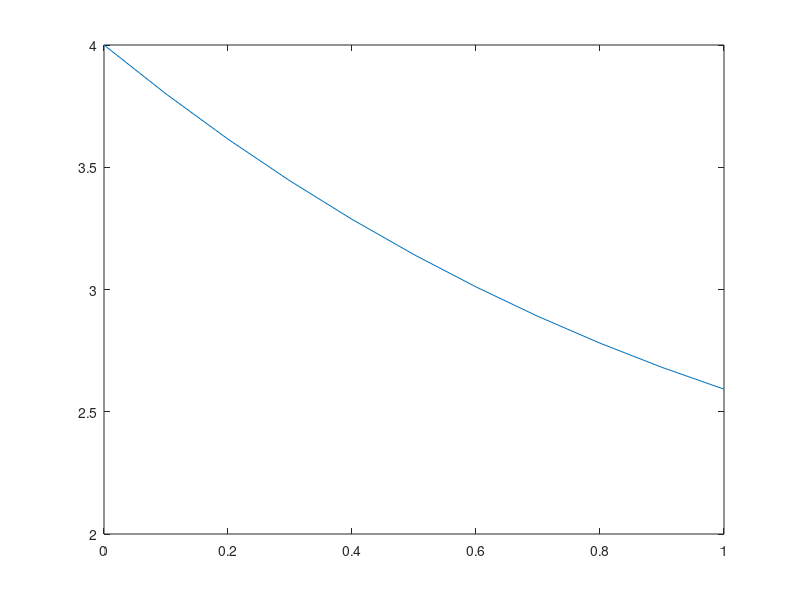

Write the MATLAB code that produced this figure.
function to_euler
  %euler explicito o adelante
  h=0.1;
  t=0:h:1;
  n=length(t);
  u(1)=4;
  for i=2:n
    %recurrencia
    u(i)=u(i-1)+h*fc(t(i-1),u(i-1));
  endfor
  plot(t,u);
  u(3)
 endfunction
function y=fc(x,s)
   y=1/2*x-1/2*s;
 endfunction
